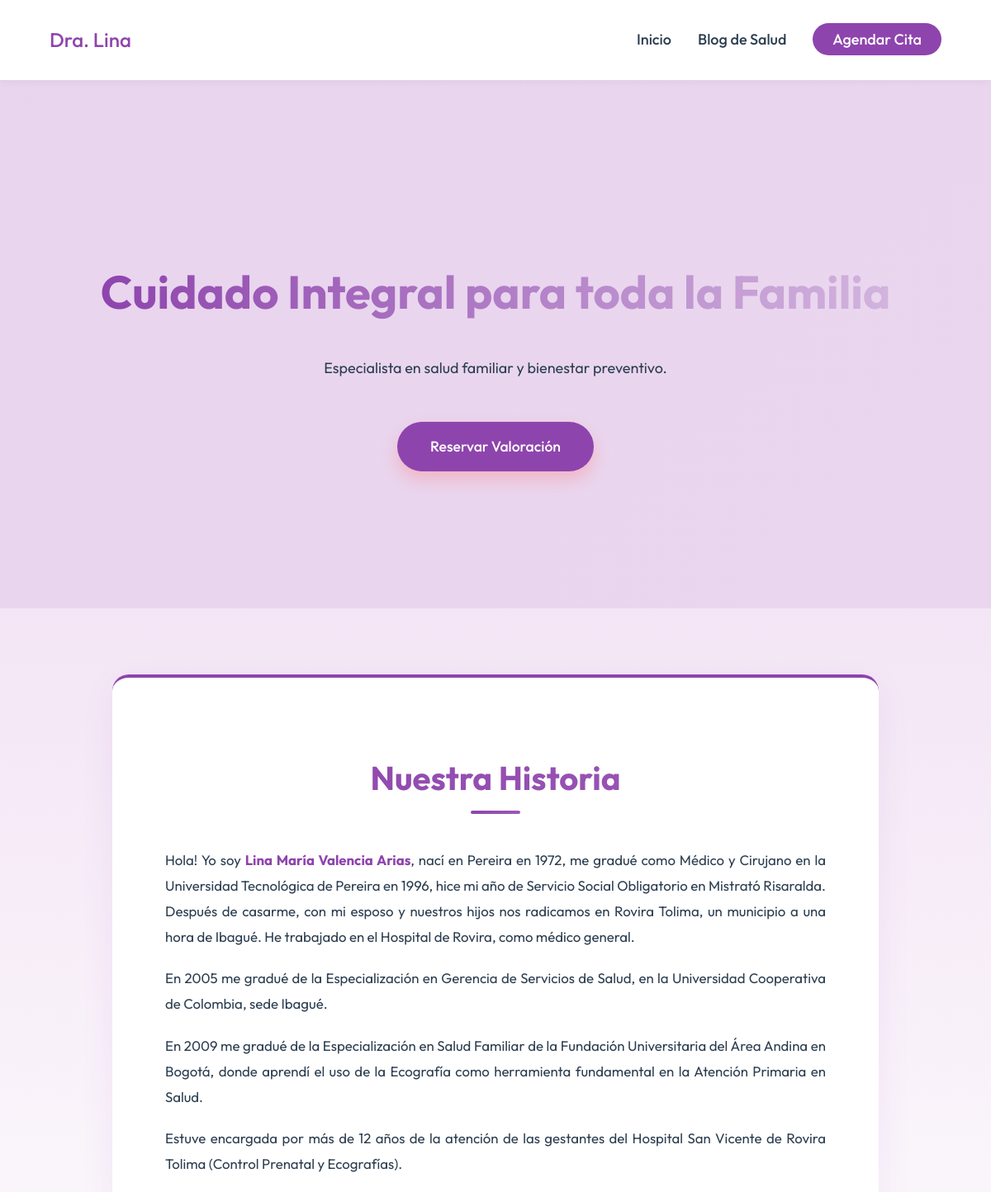
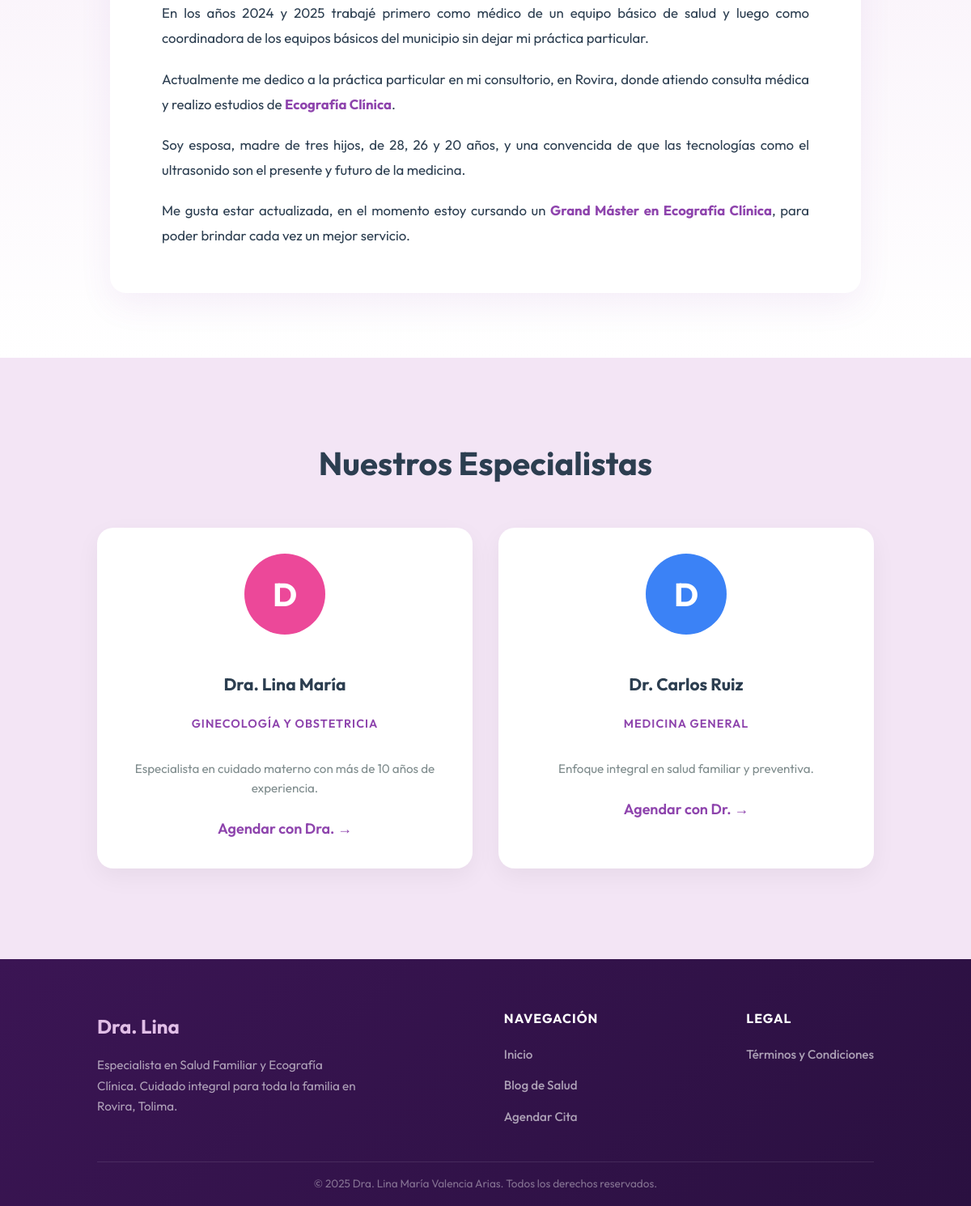
The page / on the database its author committed (2 pictures, top to bottom).
### app/models.py (models this page shows)
class User(UserMixin, db.Model):
    id = db.Column(db.Integer, primary_key=True)
    username = db.Column(db.String(80), unique=True, nullable=False)
    password_hash = db.Column(db.String(200), nullable=False)
    role = db.Column(db.String(20), default='admin')

class DoctorProfile(db.Model):
    id = db.Column(db.Integer, primary_key=True)
    user_id = db.Column(db.Integer, db.ForeignKey('user.id'), nullable=False)
    name = db.Column(db.String(100), nullable=False, default='Doctor')
    specialty = db.Column(db.String(100), nullable=False)
    bio = db.Column(db.Text)
    color = db.Column(db.String(20), default='#3b82f6')
    user = db.relationship('User', backref=db.backref('doctor_profile', uselist=False))

### app/routes/public.py (the view)
@public_bp.route('/')
def index():
    from app.models import User, DoctorProfile
    doctors = User.query.join(DoctorProfile).filter(User.role == 'doctor').all()
    return render_template('public/index.html', doctors=doctors)

### app/templates/public/index.html (shortened to what this page needs)
<!DOCTYPE html>
<html lang="es">
<head>
    <link rel="stylesheet" href="{{ url_for('static', filename='css/style.css') }}">
</head>
<body>
    <header>
        <nav>
            <div class="logo"><a href="{{ url_for('public.index') }}"
                    style="color: inherit; text-decoration: none;">Dra.
                    Lina</a></div>
            <ul>
                <li><a href="{{ url_for('public.index') }}">Inicio</a></li>
                <li><a href="{{ url_for('public.blog') }}">Blog de Salud</a></li>
                <li><a href="{{ url_for('public.reservar') }}" class="cta">Agendar Cita</a></li>
            </ul>
        </nav>
    </header>
    <main>
        <section class="hero">
            <h1>Cuidado Integral para toda la Familia</h1>
            <p>Especialista en salud familiar y bienestar preventivo.</p>
            <a href="{{ url_for('public.reservar') }}" class="btn-primary">Reservar Valoración</a>
        </section>
        <section class="historia-section">
            <div class="historia-content">
                <h2>Nuestra Historia</h2>
                <div class="historia-accent"></div>
                <p>Hola! Yo soy <strong>Lina María Valencia Arias</strong>, nací en Pereira en 1972, me gradué como
                    Médico y Cirujano en la Universidad Tecnológica de Pereira en 1996, hice mi año de Servicio Social
                    Obligatorio en Mistrató Risaralda. Después de casarme, con mi esposo y nuestros hijos nos radicamos
                    en Rovira Tolima, un municipio a una hora de Ibagué. He trabajado en el Hospital de Rovira, como
                    médico general.</p>
                <p>En 2005 me gradué de la Especialización en Gerencia de Servicios de Salud, en la Universidad
                    Cooperativa de Colombia, sede Ibagué.</p>
                <p>En 2009 me gradué de la Especialización en Salud Familiar de la Fundación Universitaria del Área
                    Andina en Bogotá, donde aprendí el uso de la Ecografía como herramienta fundamental en la Atención
                    Primaria en Salud.</p>
                <p>Estuve encargada por más de 12 años de la atención de las gestantes del Hospital San Vicente de
                    Rovira Tolima (Control Prenatal y Ecografías).</p>
                <p>En los años 2024 y 2025 trabajé primero como médico de un equipo básico de salud y luego como
                    coordinadora de los equipos básicos del municipio sin dejar mi práctica particular.</p>
                <p>Actualmente me dedico a la práctica particular en mi consultorio, en Rovira, donde atiendo consulta
                    médica y realizo estudios de <strong>Ecografía Clínica</strong>.</p>
                <p>Soy esposa, madre de tres hijos, de 28, 26 y 20 años, y una convencida de que las tecnologías como el
                    ultrasonido son el presente y futuro de la medicina.</p>
                <p>Me gusta estar actualizada, en el momento estoy cursando un <strong>Grand Máster en Ecografía
                        Clínica</strong>, para poder brindar cada vez un mejor servicio.</p>
            </div>
        </section>
        <section class="specialists-section">
            <h2>Nuestros Especialistas</h2>
            <div class="specialists-grid">
                {% for doctor in doctors %}
                <div class="specialist-card">
                    <div class="spec-avatar" style="background: {{ doctor.doctor_profile.color }};">
                        {{ doctor.doctor_profile.name[0] }}
                    </div>
                    <h3>{{ doctor.doctor_profile.name }}</h3>
                    <div class="spec-role">{{ doctor.doctor_profile.specialty }}</div>
                    <p class="spec-bio">{{ doctor.doctor_profile.bio }}</p>
                    <a href="{{ url_for('public.reservar') }}" class="btn-link">Agendar con {{
                        doctor.doctor_profile.name.split()[0] }} →</a>
                </div>
                {% endfor %}
            </div>
        </section>
    </main>
    <footer class="site-footer">
        <div class="footer-content">
            <div class="footer-brand">
                <h3>Dra. Lina</h3>
                <p>Especialista en Salud Familiar y Ecografía Clínica. Cuidado integral para toda la familia en Rovira,
                    Tolima.</p>
            </div>
            <div class="footer-links">
                <h4>Navegación</h4>
                <ul>
                    <li><a href="{{ url_for('public.index') }}">Inicio</a></li>
                    <li><a href="{{ url_for('public.blog') }}">Blog de Salud</a></li>
                    <li><a href="{{ url_for('public.reservar') }}">Agendar Cita</a></li>
                </ul>
            </div>
            <div class="footer-legal">
                <h4>Legal</h4>
                <ul>
                    <li><a href="{{ url_for('public.terminos') }}">Términos y Condiciones</a></li>
                </ul>
            </div>
        </div>
        <div class="footer-bottom">
            <p>&copy; 2025 Dra. Lina María Valencia Arias. Todos los derechos reservados.</p>
        </div>
    </footer>
</body>
</html>

### rows shown on the page
User: doctor_profile "D", doctor_profile.name "Dra. Lina María", doctor_profile.specialty "GINECOLOGÍA Y OBSTETRICIA", doctor_profile.bio "Especialista en cuidado materno con más de 10 años de experiencia.", doctor_profile.name "Dra."
User: doctor_profile "D", doctor_profile.name "Dr. Carlos Ruiz", doctor_profile.specialty "MEDICINA GENERAL", doctor_profile.bio "Enfoque integral en salud familiar y preventiva.", doctor_profile.name "Dr."
